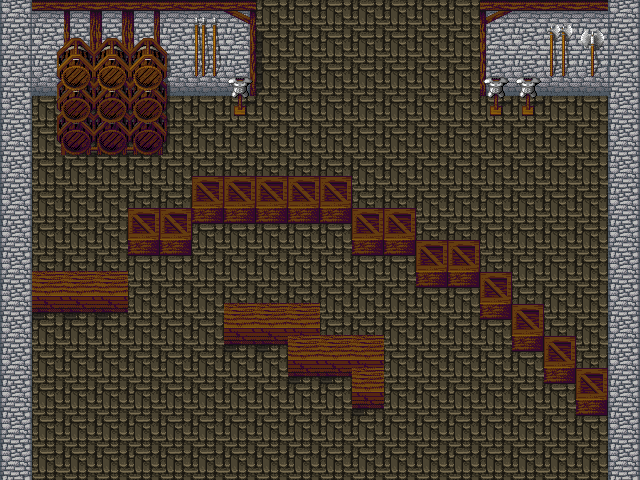

The image is a tile-based game level rendered from a .tmx file. Its description and source (layers, tilesets, objects; grid data summarised) follow:
An orthogonal 20x15 tile map with 32x32 px tiles, 4 tile layers (base, base, base, top) and 16 objects.

<map version="1.0" orientation="orthogonal" width="20" height="15" tilewidth="32" tileheight="32">
 <tileset firstgid="1" name="tileset" tilewidth="32" tileheight="32">
  <image source="../tileset.png" />
 </tileset>
 <layer name="base" width="20" height="15">
  <data>[300 cells, 300 non-empty, 1 distinct tile ids]</data>
 </layer>
 <layer name="base" width="20" height="15">
  <data>[300 cells, 66 non-empty, 16 distinct tile ids]</data>
 </layer>
 <layer name="base" width="20" height="15">
  <data>[300 cells, 60 non-empty, 33 distinct tile ids]</data>
 </layer>
 <layer name="top" width="20" height="15">
  <data>[300 cells, 25 non-empty, 2 distinct tile ids]</data>
 </layer>
 <objectgroup name="collision" width="20" height="15">
  <object name="" x="0" y="0" width="256" height="96" />
  <object name="" x="0" y="96" width="32" height="384" />
  <object name="" x="480" y="0" width="160" height="96" />
  <object name="" x="608" y="96" width="32" height="384" />
  <object name="" x="128" y="224" width="64" height="32" />
  <object name="" x="192" y="192" width="160" height="32" />
  <object name="" x="352" y="224" width="64" height="32" />
  <object name="" x="416" y="256" width="64" height="32" />
  <object name="" x="480" y="288" width="32" height="32" />
  <object name="" x="512" y="320" width="32" height="32" />
  <object name="" x="544" y="352" width="32" height="32" />
  <object name="" x="576" y="384" width="32" height="32" />
  <object name="" x="224" y="320" width="96" height="32" />
  <object name="" x="288" y="352" width="96" height="32" />
  <object name="" x="352" y="384" width="32" height="32" />
  <object name="" x="32" y="288" width="96" height="32" />
 </objectgroup>
</map>